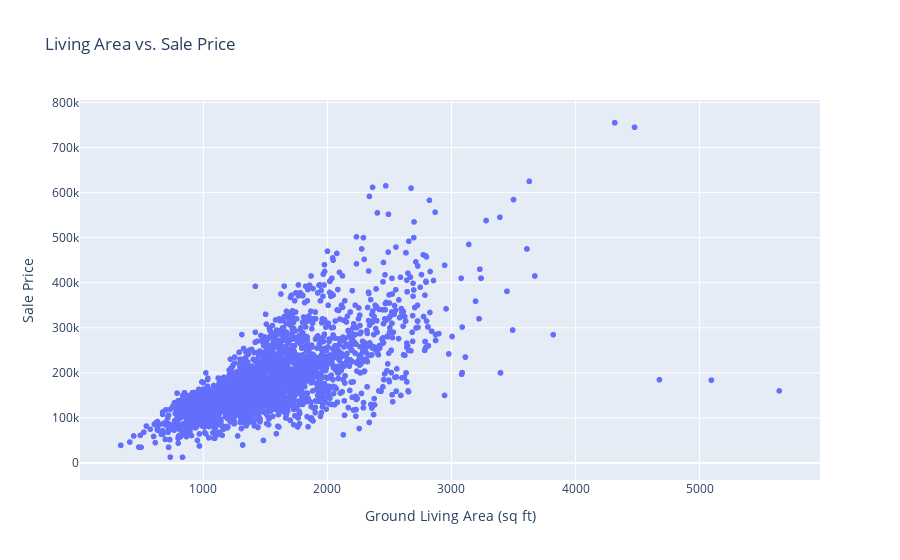

Source (notebook cell):
### Code cell
scatter_fig = px.scatter(df_train, x='GrLivArea', y='SalePrice', 
                         title='Living Area vs. Sale Price',
                         labels={"GrLivArea": "Ground Living Area (sq ft)", "SalePrice": "Sale Price"})
scatter_fig.show()

### Figure 1 — Plotly figure (JSON) as saved in the notebook; plotly's stock layout.template omitted (floating-point values rounded to 4 significant figures; data arrays with more than 128 entries replaced by an {"elided": "..."} marker saying what was removed)
{"data": [{"hovertemplate": "Ground Living Area (sq ft)=%{x}<br>Sale Price=%{y}<extra></extra>", "legendgroup": "", "marker": {"color": "#636efa", "symbol": "circle"}, "mode": "markers", "name": "", "showlegend": false, "type": "scattergl", "x": {"elided": "4197 int values"}, "xaxis": "x", "y": {"elided": "4197 float values"}, "yaxis": "y"}], "layout": {"legend": {"tracegroupgap": 0}, "title": {"text": "Living Area vs. Sale Price"}, "xaxis": {"anchor": "y", "domain": [0, 1], "title": {"text": "Ground Living Area (sq ft)"}}, "yaxis": {"anchor": "x", "domain": [0, 1], "title": {"text": "Sale Price"}}}}
